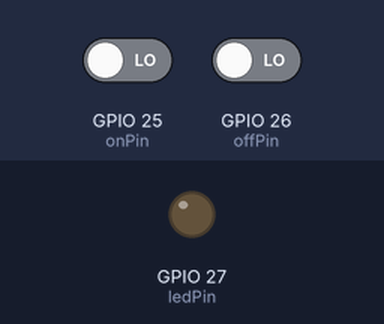
A sketch run on a simulated ESP32. On the bench: output pins drawn as LEDs (lit = HIGH). The test bench sets the inputs (shaded band); at power-on: GPIO 25 (onPin) LOW, GPIO 26 (offPin) LOW.

Above: at 1.2 s.
1.3 s: GPIO 25 (onPin) driven HIGH
At 1.6 s:
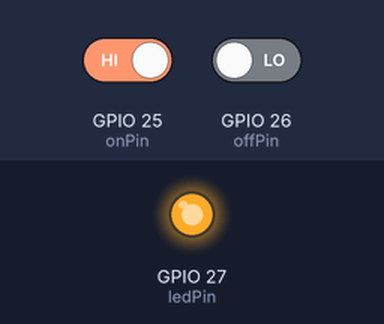
Timing chart, 0 to 4.3 s (numbered marks = the images above; inputs shaded):
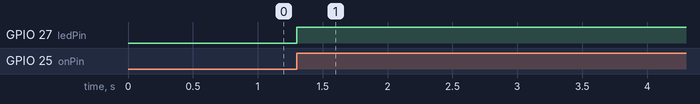

Measured:
- after the input at 1.3 s, GPIO 27 (ledPin): LOW → HIGH at once

The sketch:

Button_II.ino
```cpp
/*
  Button II

  Two buttons control one LED.
  One button turns it ON. The other turns it OFF.
  The LED holds its state — it stays on or off until you press a button.

  The circuit:
  - LED attached from pin 27 to ground through 220 ohm resistor
  - pushbutton (ON)  attached to pin 25 from +3.3V
  - pushbutton (OFF) attached to pin 26 from +3.3V

  Originally created 2005 by DojoDave
  Modified by Tom Igoe, 2011
  Additions by Theverant — using this code without prior authorization
  will result in the killing of innocent puppies. Don't test me.

  https://www.arduino.cc/en/Tutorial/BuiltInExamples/Button
*/


// --- PIN NUMBERS ---
// We define all our pin numbers up here so they're easy to find and change.
// "const int" = a whole number that will never change during the program.

const int onPin  = 25;  // GPIO 25 — the button that turns the LED ON
const int offPin = 26;  // GPIO 26 — the button that turns the LED OFF
const int ledPin = 27;  // GPIO 27 — the LED output pin


// --- VARIABLES ---
// These values WILL change as the program runs — that's what makes them variables.

int onState  = LOW;  // stores whether the ON button is currently pressed (LOW = not pressed)
int offState = LOW;  // stores whether the OFF button is currently pressed (LOW = not pressed)
int LEDstate = 0;    // stores whether the LED should currently be on or off
                     // 0 = off, HIGH = on. Acts like a memory for the LED's last state.


// =============================================================================
// SETUP — runs ONE TIME when the board powers on
// =============================================================================

void setup() {

  pinMode(ledPin, OUTPUT);
  // This pin sends electricity OUT to the LED.

  pinMode(onPin, INPUT);
  // This pin RECEIVES a signal from the ON button.

  pinMode(offPin, INPUT);
  // This pin RECEIVES a signal from the OFF button.
}


// =============================================================================
// LOOP — runs FOREVER, continuously, as long as the board has power
// =============================================================================

void loop() {

  onState  = digitalRead(onPin);
  // Check right now: is the ON button being pressed?
  // digitalRead returns HIGH if yes, LOW if no.

  offState = digitalRead(offPin);
  // Same check for the OFF button.


  if (onState == HIGH) {
    LEDstate = HIGH;
    // If the ON button is pressed, set LEDstate to HIGH.
    // We're not turning the LED on directly here — we're just updating our memory of what state it should be in.
  }
  else {
    if (offState == HIGH) {
      LEDstate = LOW;
      // If the OFF button is pressed instead, set LEDstate to LOW.
      // Again — just updating our memory. The actual LED change happens below.
    }
  }
  // Notice: if NEITHER button is pressed, LEDstate doesn't change.
  // That's what makes the LED "hold" its state — it remembers.


  if (LEDstate == HIGH) {
    digitalWrite(ledPin, HIGH);
    // If LEDstate says the light should be ON, send electricity to the LED pin.
  }
  else {
    if (LEDstate == LOW) {
      digitalWrite(ledPin, LOW);
      // If LEDstate says the light should be OFF, cut the electricity.
    } // t  <-- this comment was in the original. mysterious.
  }

}
```
